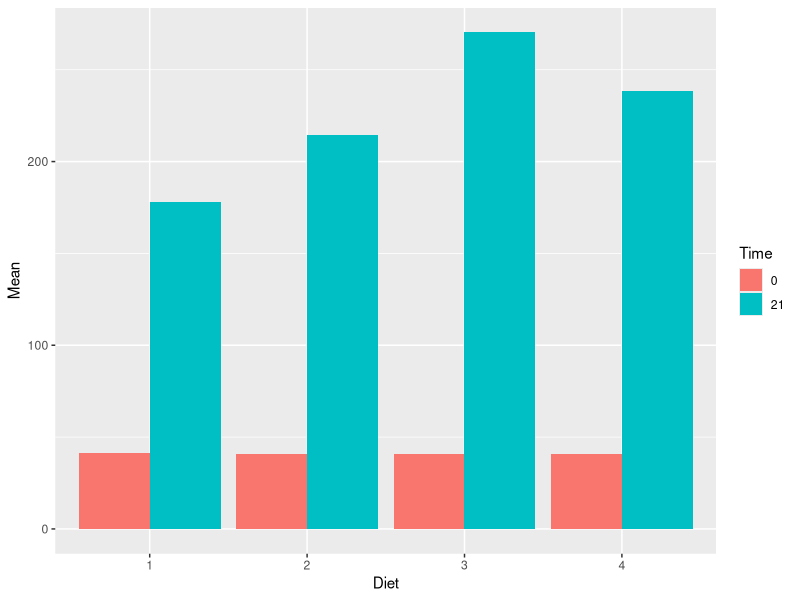
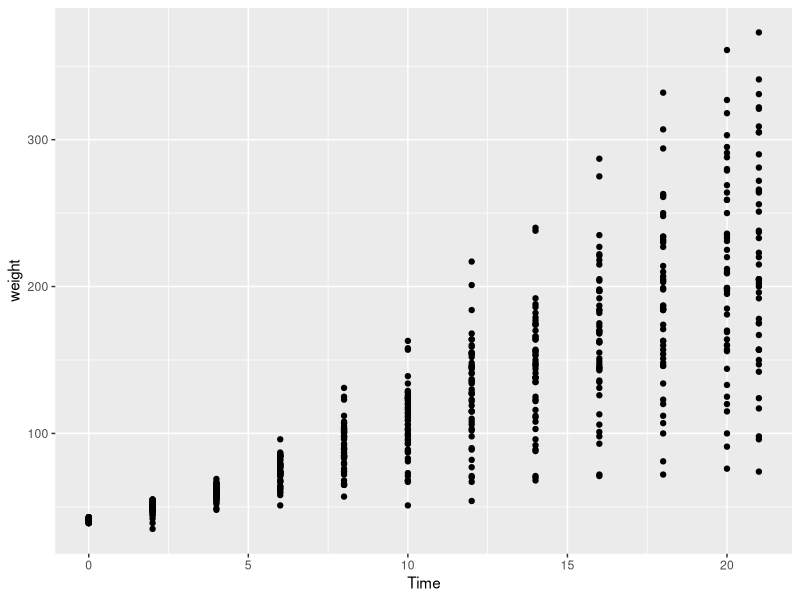

Here is the R script that generated these plots, in order:
## ---- chunk 1
library(ggplot2)
library(datasets)

head(ChickWeight)

## ---- chunk 2

library(dplyr)
#Mean = mean(ChickWeight$weight)
#Mean
cw_summary <-  filter(ChickWeight, (Time == 0) | (Time == 21)) %>%
  group_by(Diet, Time) %>%
  summarise(Mean = mean(weight),se = sd(weight)/(sqrt(n())))

cw_summary$Time <- as.factor(cw_summary$Time) 

ggplot(cw_summary, aes(x=Diet, y=Mean, fill=Time)) + # aesthetics
  geom_bar(stat="identity", position=position_dodge()) # geom for bar plots
  
 
 
## ---- chunk 3

ggplot(ChickWeight, aes(Time, weight)) +
  geom_point() 



  
